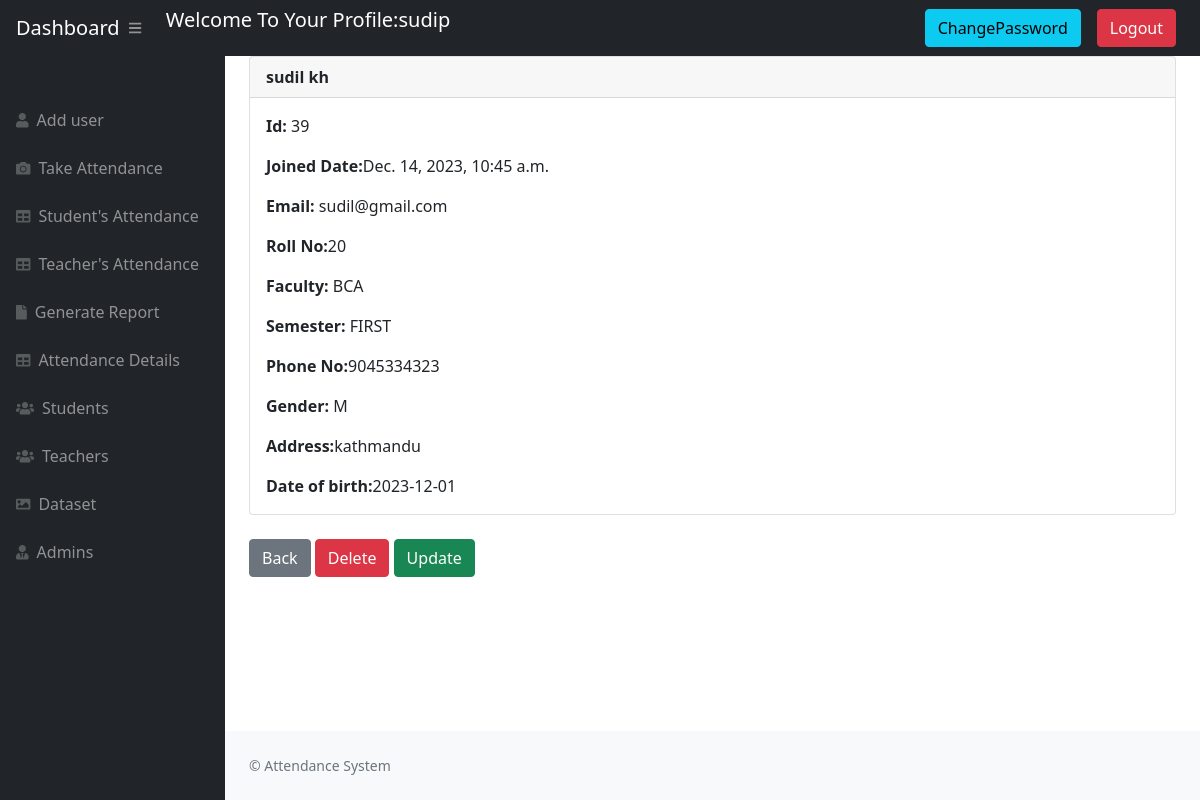
/record/39 (signed in), run on the app's committed database.
### website/models.py (models this page shows)
class User(AbstractUser):
    USER_TYPE_CHOICES = [
        ('', 'Select User Type'),
        ('student', 'Student'),
        ('teacher', 'Teacher'),
        ('admin', 'Admin'),
    ]
    userType = models.CharField(max_length=10, choices=USER_TYPE_CHOICES)
    roll_num = models.CharField(max_length=10, unique=True)
    email = models.EmailField(unique=True)
    phone = models.CharField(max_length=50)
    address = models.CharField(max_length=50)
    dob = models.CharField(max_length=50)
    gender = models.CharField(max_length=50)
    faculty = models.CharField(max_length=50)
    semester = models.CharField(max_length=50, null=True)

### website/views.py (the view)
# urls.py: path('record/<int:pk>', views.stu_record, name='record'),
@login_required(login_url='login_view')
def stu_record(request, pk):
    if request.user.userType == 'admin' or request.user.userType == 'teacher':
        student_record = get_user_model().objects.get(id=pk)
        return render(request, 'Admin/record.html', {'student_record': student_record})
    else:
        messages.warning(
            request, "You Must Be Logged In As Admin or Teacher View The Page")
        return redirect('login_view')

### website/templates/Admin/record.html (shortened to what this page needs)
{% extends 'Admin/admain.html' %}
{% block content %}
    <main>
        <div class="container-fluid px-4">
            <div class="card">
                <div class="card-header">
                  <strong>{{ student_record.first_name }} {{ student_record.last_name }}</strong>
                </div>
                <div class="card-body">
                  <p class="card-text">
                   <strong>Id: </strong>{{ student_record.id }}</p>
                   <p class="card-text">
                    <strong>Joined Date:</strong>{{ student_record.date_joined }}</p>
                    <p class="card-text">
                   <strong>Email: </strong> {{ student_record.email }}</p>
                   <p class="card-text">
                    <strong>Roll No:</strong>{{ student_record.roll_num }}</p>
                    <p class="card-text">
                    <strong>Faculty: </strong>{{ student_record.faculty}}</p>
                    <p class="card-text">
                    <strong>Semester: </strong>{{ student_record.semester }}</p>
                    <p class="card-text">
                    <strong>Phone No:</strong>{{ student_record.phone }}
                  </p>
                    <p class="card-text">
                        <strong>Gender: </strong>{{ student_record.gender }}</p>
                    <p class="card-text">
                        <strong>Address:</strong>{{ student_record.address }}</p>
                        <p class="card-text">
                          <strong>Date of birth:</strong>{{ student_record.dob }}</p>
                </div>
              </div>
              <a href= "{% url 'Stdata' %}" class =" btn btn-secondary ">Back</a>
              <a href= "{% url 'deleteStudent' student_record.id %}" class =" btn btn-danger ">Delete</a>
              <a href= "{% url 'UpdateStudent' student_record.id %}" class =" btn btn-success ">Update</a>
        </div>
    </main>
{% endblock content %}

### website/templates/Admin/navigation.html (shortened to what this page needs)
<nav class="sb-topnav navbar navbar-expand navbar-dark bg-dark">
  <a class="navbar-brand ps-3" href="{% url 'adminpage' %}"> Dashboard </a>
  <button
    class="btn btn-link btn-sm order-1 order-lg-0 me-4 me-lg-0"
    id="sidebarToggle"
    href="#!"
  >
    <i class="fas fa-bars"></i>
  </button>
  <div class="navbar-brand ps-3">
  <p>  Welcome To Your Profile:{{ request.user.username }} </p></div>
  <div class="navbar-nav ms-auto ms-md-0 me-3 me-lg-3"><a class="btn btn-info" href="{% url 'passwordchange' %}">ChangePassword</a> </div>
  <div class="navbar-nav ms-auto ms-md-0 me-3 me-lg-4"><a class="btn btn-danger" href="{% url 'logout' %}">Logout</a></li> </div>
</nav>

### data on the page
User: user.username "sudip"
User: first_name "sudil", last_name "kh", id "39", date_joined "Dec. 14, 2023, 10:45 a.m.", email "sudil@gmail.com", roll_num "20", faculty "BCA", semester "FIRST", phone "9045334323", gender "M", address "kathmandu", dob "2023-12-01"
